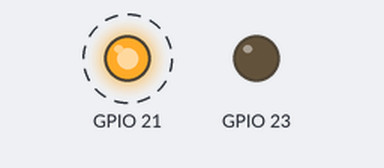
This program was run on a simulated Raspberry Pi (BCM pin numbers). Parts: output pins drawn as LEDs (lit = HIGH). Dashed ring = blinking. What the program prints to the terminal is not drawn.

Above: at 0.5 s.
Timing chart, 0 to 4.6 s (numbered marks = the images above):
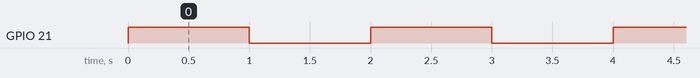

Measured:
- by itself, GPIO 21: alternates HIGH for 1.0 s and LOW for 1.0 s

The program:

rpi_relay.py
```python
import RPi.GPIO as GPIO
import time

GPIO.setmode(GPIO.BCM)

# Relay 1
GPIO.setup(21, GPIO.OUT)
# Relay 2
GPIO.setup(23, GPIO.OUT)

try:
    while True:
        GPIO.output(21, GPIO.HIGH)
        print('Relay 1 ON')
        time.sleep(1)
        # GPIO.output(23, GPIO.HIGH)
        # print('Relay 2 ON')
        # time.sleep(1)
        GPIO.output(21, GPIO.LOW)
        print('Relay 1 OFF')
        time.sleep(1)
        # GPIO.output(23, GPIO.LOW)
        # print('Relay 2 OFF')
        # time.sleep(1)

finally:
    GPIO.cleanup()
```
